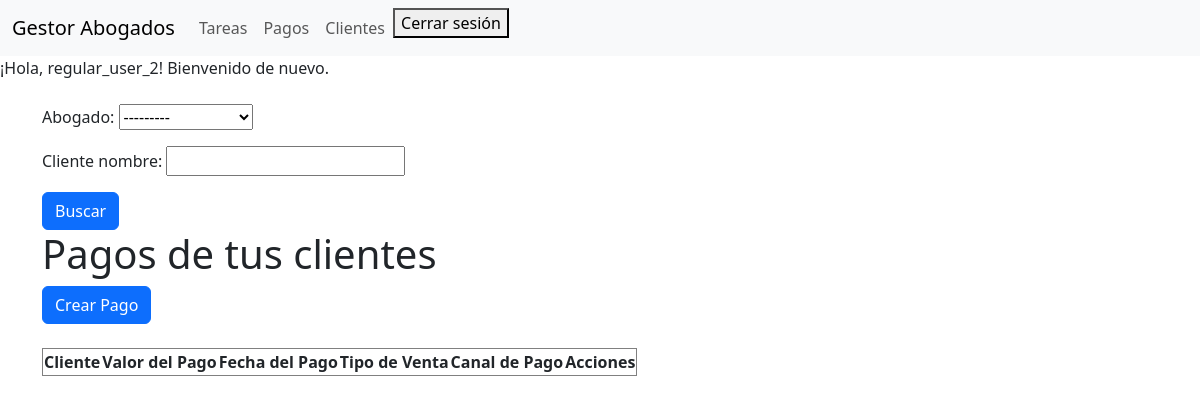
The page /pagos/pagos (signed in) on the database as committed earlier.
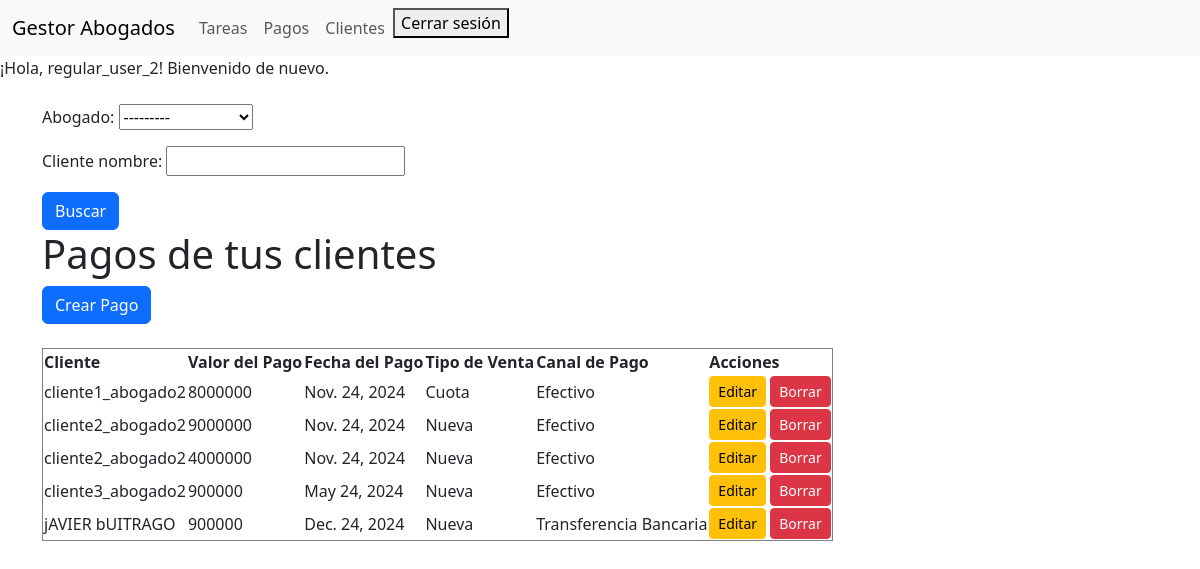
The same page on the database as committed later.
### payments/models.py (models this page shows, shortened)
class Payments(models.Model):
    cliente = models.ForeignKey(Cliente, related_name='paymets', on_delete=models.CASCADE)
    valor_pago = models.IntegerField()  # Valor del pago en número entero
    fecha_pago = models.DateField()  # Fecha del pago
    TIPO_VENTA_CHOICES = [
        ('mini', 'Mini'),
        ('nueva', 'Nueva'),
        ('cuota', 'Cuota'),
    ]
    tipo_venta = models.CharField(max_length=5, choices=TIPO_VENTA_CHOICES)
    CANAL_PAGO_CHOICES = [
        ('nequi', 'Nequi'),
        ('efectivo', 'Efectivo'),
        ('transferencia', 'Transferencia Bancaria'),
    ]
    canal_pago = models.CharField(max_length=15, choices=CANAL_PAGO_CHOICES)

### clients/models.py (models this page shows, shortened)
class Cliente(models.Model):
    nombres = models.CharField(max_length=255)
    telefono = models.CharField(max_length=15)
    abogado = models.ForeignKey(User, related_name='clientes', on_delete=models.CASCADE)

### payments/views.py (the view)
# urls.py: path('pagos', views.listar_pagos, name='listar_pagos'),
@login_required
def listar_pagos(request):
    if request.user.groups.filter(name='Moderador').exists():
        pagos = Payments.objects.all()
        es_moderador = True
    else:
        clientes_abogado = Cliente.objects.filter(abogado=request.user)
        pagos = Payments.objects.filter(cliente__in=clientes_abogado)
        es_moderador = False
    form = PaymentSearchForm(request.GET, user=request.user)  # Asegúrate de pasar el usuario )
    if form.is_valid():
        cliente_nombre = form.cleaned_data.get('cliente_nombre')  # Filtro por nombre del cliente
        abogado = form.cleaned_data.get('abogado')  # Filtro por abogado (solo moderadores)
        if cliente_nombre:
            pagos = pagos.filter(cliente__nombres__icontains=cliente_nombre)
        if es_moderador and abogado:
            pagos = pagos.filter(cliente__abogado=abogado)
    return render(request, 'listar_pagos.html', {
        'pagos': pagos,  # Lista filtrada de pagos
        'form': form  # Formulario de búsqueda
    })

### payments/forms.py
class PaymentSearchForm(forms.Form):
    abogado = forms.ModelChoiceField(queryset=User.objects.none(), required=False)
    cliente_nombre = forms.CharField(max_length=100, required=False)
    def __init__(self, *args, **kwargs):
        self.user = kwargs.pop('user', None)
        super().__init__(*args, **kwargs)  # Llamar al constructor base de Form
        if self.user:
            if self.user.groups.filter(name='Moderador').exists():
                self.fields['abogado'].queryset = User.objects.filter(groups__name='Usuario Regular')
            elif self.user.groups.filter(name='Usuario Regular').exists():
                 self.fields['abogado'].queryset = User.objects.filter(id=self.user.id)

### tariffing/context_processor.py (called while the page is built)
def is_moderator(request):
    if request.user.is_authenticated:
        return {'is_moderator': request.user.groups.filter(name='Moderador').exists()}
    return {'is_moderator': False}

### payments/templates/listar_pagos.html (shortened to what this page needs)
{% extends 'base.html' %}
{% block content %}
   <form method="GET">
    {{ form.as_p }}
    <button type="submit" class="btn btn-primary">Buscar</button>
    </form>
<h1>Pagos de tus clientes</h1>
<a href="{% url 'payments:crear_pago' %}" class="btn btn-primary">Crear Pago</a>
<br><br>
<table border="1">
    <thead>
        <tr>
            <th>Cliente</th>
            <th>Valor del Pago</th>
            <th>Fecha del Pago</th>
            <th>Tipo de Venta</th>
            <th>Canal de Pago</th>
            <th>Acciones</th>
        </tr>
    </thead>
    <tbody>
        {% for pago in pagos %}
        <tr>
            <td>{{ pago.cliente.nombres }}</td>
            <td>{{ pago.valor_pago }}</td>
            <td>{{ pago.fecha_pago }}</td>
            <td>{{ pago.get_tipo_venta_display }}</td>
            <td>{{ pago.get_canal_pago_display }}</td>
            <td>
                <a href="{% url 'payments:editar_pago' pago.id %}" class="btn btn-warning btn-sm">Editar</a>
                <form action="{% url 'payments:borrar_pago' pago.id %}" method="post" style="display:inline;">
                    <button type="submit" class="btn btn-danger btn-sm" onclick="return confirm('¿Estás seguro de borrar este pago?');">Borrar</button>
                </form>
            </td>
        </tr>
        {% endfor %}
    </tbody>
</table>
{% endblock %}

### templates/base.html (shortened to what this page needs)
<!DOCTYPE html>
<html lang="es">
<head>
    <link href="https://cdn.jsdelivr.net/npm/bootstrap@5.3.0-alpha1/dist/css/bootstrap.min.css" rel="stylesheet">
</head>
<body>
    {% include 'navbar.html' %}
    {% if user.is_authenticated %}
    <p>¡Hola, {{ user.username }}! Bienvenido de nuevo.</p>
    {% else %}
    <p>¡Hola! Por favor, inicia sesión.</p>
    {% endif %}
    <div class="container mt-4">
        {% block content %}
        {% endblock %}
    </div>
</body>
</html>

### templates/navbar.html (shortened to what this page needs)
<nav class="navbar navbar-expand-lg navbar-light bg-light">
    <div class="container-fluid">
      <a class="navbar-brand" href="#">Gestor Abogados</a>
      <div class="collapse navbar-collapse" id="navbarNav">
        <ul class="navbar-nav">
          <li class="nav-item">
            <a class="nav-link" href="">Tareas</a>
          </li>
          <li class="nav-item">
            <a class="nav-link" href="{% url 'payments:listar_pagos' %}">Pagos</a>
          </li>
          <li class="nav-item">
            <a class="nav-link" href="{% url 'clients:list_clients' %}">Clientes</a>
          </li>
          <li class="nav-item">
            <form method="POST" action="{% url 'logout' %}">
              <button type="submit">Cerrar sesión</button>
          </form>
          </li>
        </ul>
      </div>
    </div>
  </nav>

Rows that differ between the two databases and show on the page:
added Payments: cliente.nombres "cliente1_abogado2", valor_pago "8000000", fecha_pago "Nov. 24, 2024", tipo_venta "Cuota", canal_pago "Efectivo"
added Payments: cliente.nombres "cliente2_abogado2", valor_pago "9000000", fecha_pago "Nov. 24, 2024", tipo_venta "Nueva", canal_pago "Efectivo"
added Payments: cliente.nombres "cliente2_abogado2", valor_pago "4000000", fecha_pago "Nov. 24, 2024", tipo_venta "Nueva", canal_pago "Efectivo"
added Payments: cliente.nombres "cliente3_abogado2", valor_pago "900000", fecha_pago "May 24, 2024", tipo_venta "Nueva", canal_pago "Efectivo"
added Payments: cliente.nombres "jAVIER bUITRAGO", valor_pago "900000", fecha_pago "Dec. 24, 2024", tipo_venta "Nueva", canal_pago "Transferencia Bancaria"
